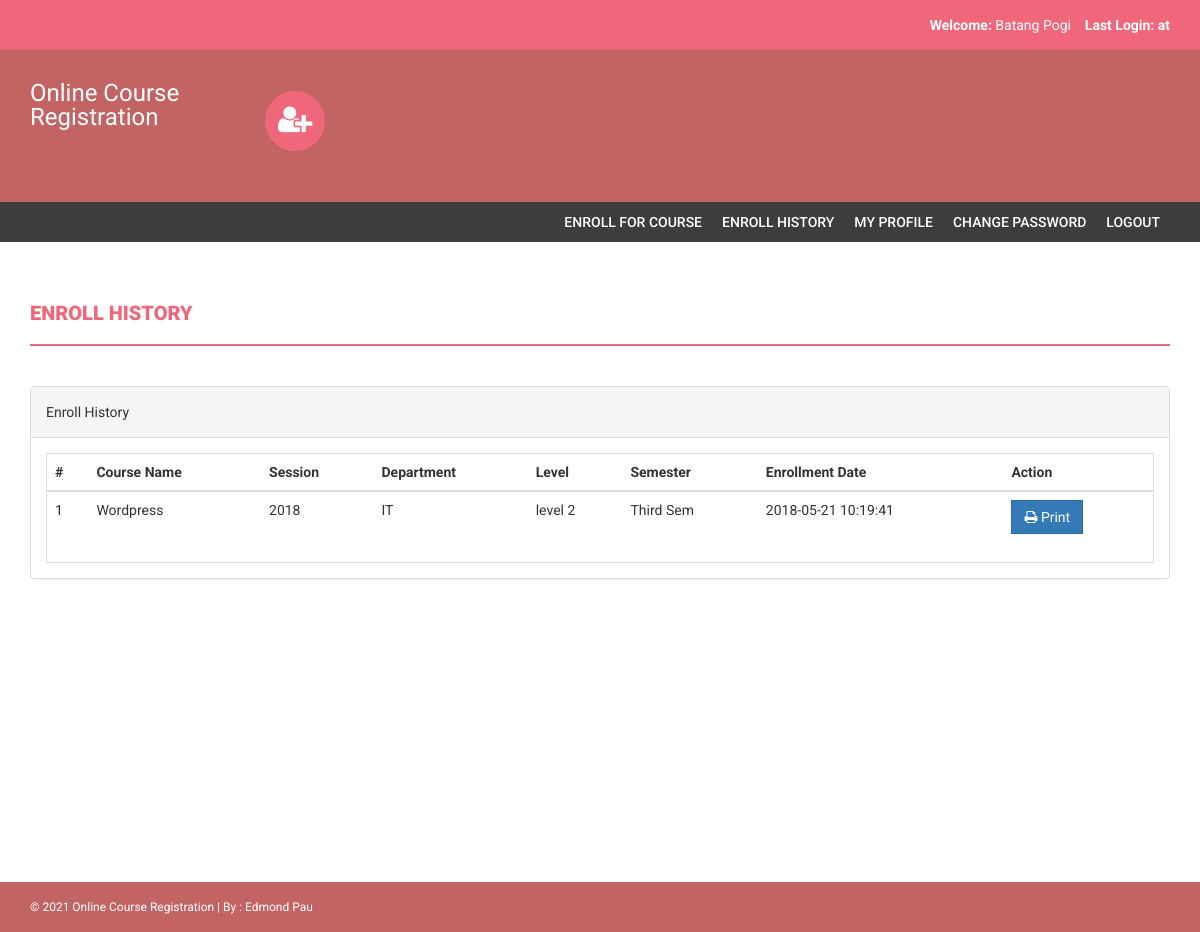
Screenshot of /onlinecourse/enroll-history.php (signed in) with the database file from the repository.
### tables this page shows
CREATE TABLE `courseenrolls` (
  `id` int(11) NOT NULL,
  `studentRegno` varchar(255) DEFAULT NULL,
  `pincode` varchar(255) DEFAULT NULL,
  `session` int(11) DEFAULT NULL,
  `department` int(11) DEFAULT NULL,
  `level` int(11) DEFAULT NULL,
  `semester` int(11) DEFAULT NULL,
  `course` int(11) DEFAULT NULL,
  `enrollDate` timestamp NULL DEFAULT CURRENT_TIMESTAMP
);

CREATE TABLE `course` (
  `id` int(11) NOT NULL,
  `courseCode` varchar(255) DEFAULT NULL,
  `courseName` varchar(255) DEFAULT NULL,
  `courseUnit` varchar(255) DEFAULT NULL,
  `noofSeats` int(11) DEFAULT NULL,
  `creationDate` timestamp NULL DEFAULT CURRENT_TIMESTAMP,
  `updationDate` varchar(255) DEFAULT NULL
);

CREATE TABLE `session` (
  `id` int(11) NOT NULL,
  `session` varchar(255) DEFAULT NULL,
  `creationDate` timestamp NULL DEFAULT CURRENT_TIMESTAMP
);

CREATE TABLE `department` (
  `id` int(11) NOT NULL,
  `department` varchar(255) DEFAULT NULL,
  `creationDate` timestamp NULL DEFAULT CURRENT_TIMESTAMP
);

CREATE TABLE `level` (
  `id` int(11) NOT NULL,
  `level` varchar(255) DEFAULT NULL,
  `creationDate` timestamp NULL DEFAULT CURRENT_TIMESTAMP
);

CREATE TABLE `semester` (
  `id` int(11) NOT NULL,
  `semester` varchar(255) DEFAULT NULL,
  `creationDate` timestamp NULL DEFAULT CURRENT_TIMESTAMP,
  `updationDate` varchar(255) DEFAULT NULL
);

### onlinecourse/enroll-history.php (the view, shortened to what this page needs)
<?php
if(strlen($_SESSION['login'])==0)
    {
header('location:index.php');
}
else{
?>
<!DOCTYPE html>
<html xmlns="http://www.w3.org/1999/xhtml">
<head>
    <link href="assets/css/bootstrap.css" rel="stylesheet" />
    <link href="assets/css/font-awesome.css" rel="stylesheet" />
    <link href="assets/css/style.css" rel="stylesheet" />
</head>
<body>
<?php include('includes/header.php');?>
<?php if($_SESSION['login']!="")
{
 include('includes/menubar.php');
}
 ?>
    <div class="content-wrapper">
        <div class="container">
              <div class="row">
                    <div class="col-md-12">
                        <h1 class="page-head-line">Enroll History  </h1>
                    </div>
                </div>
                <div class="row" >
                <div class="col-md-12">
                    <div class="panel panel-default">
                        <div class="panel-heading">
                           Enroll History
                        </div>
                        <div class="panel-body">
                            <div class="table-responsive table-bordered">
                                <table class="table">
                                    <thead>
                                        <tr>
                                            <th>#</th>
                                            <th>Course Name </th>
                                            <th>Session </th>
                                            <th> Department</th>
                                             <th>Level</th>
                                                <th>Semester</th>
                                             <th>Enrollment Date</th>
                                             <th>Action</th>
                                        </tr>
                                    </thead>
                                    <tbody>
<?php
$sql=mysqli_query($con,"select courseenrolls.course as cid, course.courseName as courname,session.session as session,department.department as dept,level.level as level,courseenrolls.enrollDate as edate ,semester.semester as sem from courseenrolls join course on course.id=courseenrolls.course join session on session.id=courseenrolls.session join department on department.id=courseenrolls.department join level on level.id=courseenrolls.level  join semester on semester.id=courseenrolls.semester  where courseenrolls.studentRegno='".$_SESSION['login']."'");
$cnt=1;
while($row=mysqli_fetch_array($sql))
{
?>
                                        <tr>
                                            <td><?php echo $cnt;?></td>
                                            <td><?php echo htmlentities($row['courname']);?></td>
                                            <td><?php echo htmlentities($row['session']);?></td>
                                            <td><?php echo htmlentities($row['dept']);?></td>
                                            <td><?php echo htmlentities($row['level']);?></td>
                                            <td><?php echo htmlentities($row['sem']);?></td>
                                             <td><?php echo htmlentities($row['edate']);?></td>
                                            <td>
                                            <a href="print.php?id=<?php echo $row['cid']?>" target="_blank">
<button class="btn btn-primary"><i class="fa fa-print "></i> Print</button> </a>
                                            </td>
                                        </tr>
<?php
$cnt++;
} ?>
                                    </tbody>
                                </table>
                            </div>
                        </div>
                    </div>
                </div>
            </div>
        </div>
    </div>
  <?php include('includes/footer.php');?>
</body>
</html>
<?php } ?>

### onlinecourse/assets/css/style.css (style rules this page uses)
body { font-family: 'Roboto', sans-serif; line-height: 30px; }
.content-wrapper { margin-top: 40px; min-height: 600px; padding-bottom: 60px; }
.page-head-line { font-weight: 900; padding-bottom: 20px; border-bottom: 2px solid #F0677C; text-transform: uppercase; color: #F0677C; font-size: 20px; margin-bottom: 40px; }
.btn { border-radius: 0px; -webkit-border-radius: 0px; -moz-border-radius: 0px; }

### rows the page displays
courseenrolls: course.courseName "Wordpress", session.session "2018", department.department "IT", level.level "level 2", semester.semester "Third Sem", enrollDate "2018-05-21 10:19:41"

### other values shown
$_SESSION['sname'] "Batang Pogi"
